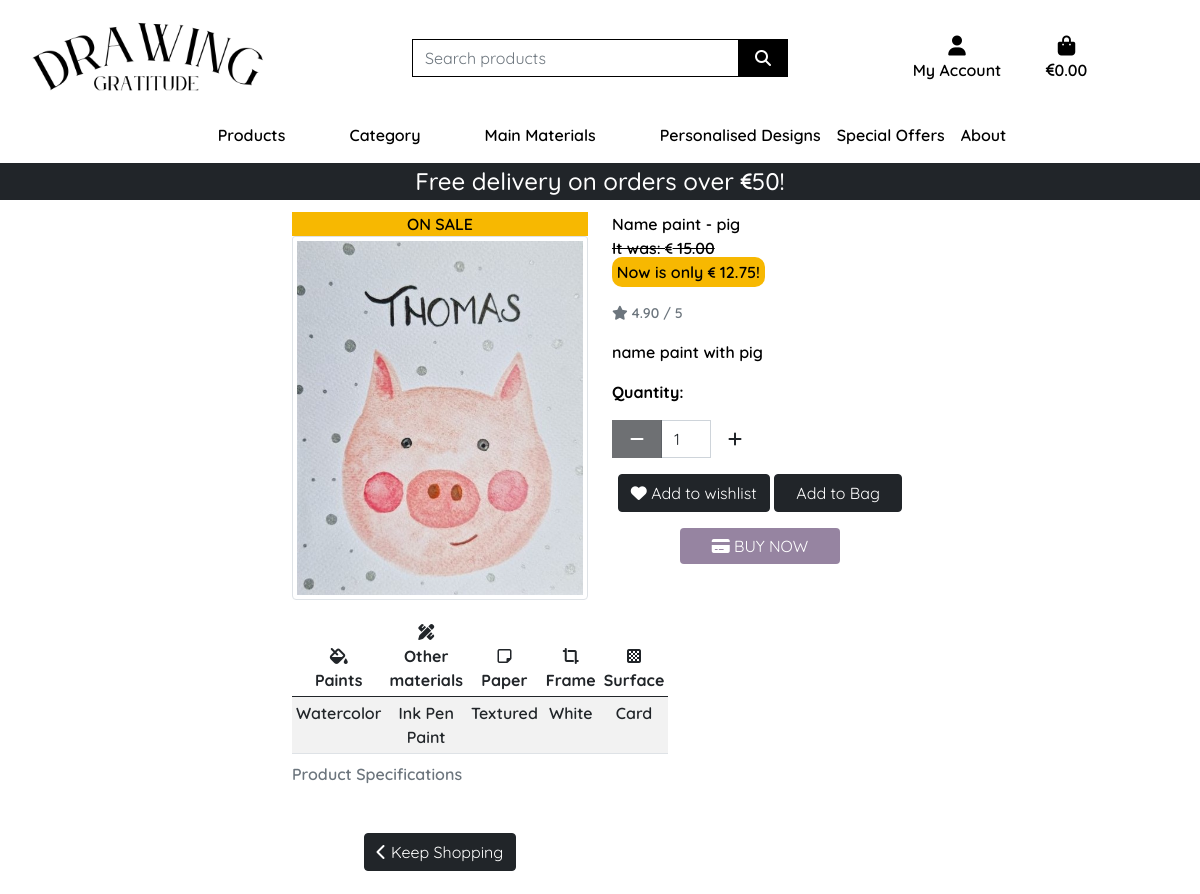
The app's page /products/19 with its own data.
### products/models.py (models this page shows, shortened)
class Product(models.Model):
    DIGITAL_CHOICES = [
        (True, '0'),
        (False, '1'),
    ]
    OFFERS_CHOICES = [
        (True, '0'),
        (False, '1'),
    ]
    category = models.ForeignKey('Category', null=True, blank=True, on_delete=models.SET_NULL)
    sku = models.CharField(max_length=254, null=True, blank=True)
    name = models.CharField(max_length=254)
    description = models.TextField()
    price = models.DecimalField(max_digits=6, decimal_places=2)
    rating = models.DecimalField(max_digits=6, decimal_places=2, null=True, blank=True)
    image_url = models.URLField(max_length=1024, null=True, blank=True)
    image = models.ImageField(null=True, blank=True)
    digital = models.BooleanField(default=False)
    offers =  models.BooleanField(default=False)

class Paint(models.Model):
    name = models.CharField(max_length=100)

class Material(models.Model):
    name = models.CharField(max_length=100)

class Paper(models.Model):
    name = models.CharField(max_length=100)

class Frame(models.Model):
    name = models.CharField(max_length=100)

class Surface(models.Model):
    name = models.CharField(max_length=100)

### products/views.py (the view)
# urls.py: path('<product_id>', views.product_detail, name='product_detail'),
def product_detail(request, product_id):
    product = get_object_or_404(Product, pk=product_id)
    context = {
        'product': product,
    }
    return render(request, 'products/product_detail.html', context)

### bag/contexts.py (called while the page is built, shortened)
def bag_contents(request):
    bag_items = []
    total = 0
    total_discounted_price = 0
    product_count = 0
    bag = request.session.get('bag', {})
    delivery = total * Decimal(settings.STANDARD_DELIVERY_PERCENTAGE / 100) if total < settings.FREE_DELIVERY_THRESHOLD else 0
    grand_total = total + delivery
    context = {
        'bag_items': bag_items,
        'total': total,
        'total_discounted_price': total_discounted_price,
        'product_count': product_count,
        'delivery': delivery,
        'free_delivery_delta': max(0, settings.FREE_DELIVERY_THRESHOLD - total),
        'free_delivery_threshold': settings.FREE_DELIVERY_THRESHOLD,
        'grand_total': grand_total,
    }
    return context

### bag/templatetags/bag_tools.py (called while the page is built)
@register.filter(name='discount')
def discount(price, percent):
    price = Decimal(str(price))  # Ensure correct precision for the price
    percent = Decimal(str(percent))  # Ensure correct precision for the percent
    discounted_price = price * (1 - percent / 100)
    return discounted_price.quantize(Decimal('0.00'), rounding=ROUND_HALF_UP)

### products/templates/products/product_detail.html (shortened to what this page needs)
{% extends "base.html" %}
{% load static %}
{% load bag_tools %}
{% block page_header %}
    <div class="container header-container">
    </div>
{% endblock %}
{% block content %}
    <div class="container">
        <div class="row">
            <div class="col-12 col-md-6 col-lg-4 offset-lg-2">
                <div class="image-container mt-5">
                    {% if product.offers %}
                        <p class="on-sale">on sale</p>
                    {% endif %}
                    {% if product.image %}
                        <a href="{{ product.image.url }}" target="_blank">
                            <img class="card-img-top img-fluid img-thumbnail" src="{{ product.image.url }}" alt="{{ product.name }}">
                        </a>
                    {% else %}
                        <a href="">
                            <img class="card-img-top img-fluid img-thumbnail" src="{{ MEDIA_URL }}noimage.png" alt="{{ product.name }}">
                        </a>
                    {% endif %}
                </div>
                {% if product.producttags %}
                        <p class="mt-3">
                            <table class="table table-sm text-center table-striped">
                                <caption>Product Specifications</caption>
                                <thead>
                                <tr>
                                    <th><i class="fa-solid fa-fill-drip"></i><br>Paints</th>
                                    <th><i class="fa-solid fa-pen-ruler"></i><br>Other materials</th>
                                    <th><i class="fa-regular fa-note-sticky"></i><br>Paper</th>
                                    <th><i class="fa-solid fa-crop-simple"></i><br>Frame</th>
                                    <th><i class="fa-solid fa-chess-board"></i><br>Surface</th>
                                </tr>
                                </thead>
                                <tbody>
                                    <tr>
                                        <td>
                                            {% for paint in product.producttags.paint.all %}
                                            <li>{{ paint.name }}</li>
                                            {% endfor %}
                                        </td>
                                        <td>
                                            {% for material in product.producttags.materials.all %}
                                            <li>{{ material.name }}</li>
                                            {% endfor %}
                                        </td>
                                        <td>
                                            {% for paper in product.producttags.paper.all %}
                                            <li>{{ paper.name }}</li>
                                            {% endfor %}
                                        </td>
                                        <td>
                                            {% for frame in product.producttags.frame.all %}
                                            <li>{{ frame.name }}</li>
                                            {% endfor %}
                                        </td>
                                        <td>
                                            {% for surface in product.producttags.surface.all %}
                                            <li>{{ surface.name }}</li>
                                            {% endfor %}
                                        </td>
                                    </tr>
                                </tbody>
                            </table>
                        {% else %}
                            <p class="text-uppercase"><i class="fa-solid fa-circle-exclamation fa-xl" style="color: #f7b801;"></i> digital art</p>
                            <p> You'll can buy this digital art and it will be printed on and will be printed on card paper,
                                A4 size, landscape or portrait (according to the orientation in the picture).</p>
                        {% endif %}
                <a href="{% url 'products' %}" class="btn d-none d-md-block d-lg-block d-xl-block d-xxl-block">
                    <span class="btn btn-dark btn-products"><i class="fas fa-chevron-left"></i> Keep Shopping</span>
                </a>
            </div>
            <div class="col-12 col-md-6 col-lg-4">
                <div class="product-details-container mb-5 mt-md-5">
                    <p class="mb-0">{{ product.name }}</p>
                    {% if product.offers %}
                        <p>
                            <span class="discount-price">It was: <i class="fas fa-euro-sign fa-xs"></i> {{ product.price }} <br></span>
                            <span class="new-price">Now is only <i class="fas fa-euro-sign fa-xs"></i> {{ product.price|discount:15 }}!</span>
                        </p>
                    {% else %}
                        <p class="lead mb-0 text-left font-weight-bold"><i class="fas fa-euro-sign fa-xs"></i> {{ product.price }}</p>
                    {% endif %}
                    {% if product.rating %}
                        <small class="text-muted"><i class="fas fa-star me-1"></i>{{ product.rating }} / 5</small>
                    {% else %}
                        <small class="text-muted">No rating yet</small>
                    {% endif %}
                    <p class="mt-3">{{ product.description }} </p>
                    <form class="form" action="{% url 'add_to_bag' product.id %}" method="POST">
                        <div class="form-row">
                            <div class="col-12">
                                <p class="mt-3"><strong>Quantity:</strong></p>
                                <div class="form-group w-50">
                                    <div class="input-group input-group-{{ product.id }}">
                                        <div class="input-group-prepend">
                                            <button class="decrement-qty btn btn-dark rounded-0 decrement-qty_{{ product.id }}"
                                                data-item_id="{{ product.id }}">
                                                <span class="icon">
                                                    <i class="fas fa-minus"></i>
                                                </span>
                                            </button>
                                        </div>
                                        <input class="form-control qty_input id_qty_{{ product.id }}" type="number"
                                            name="quantity" value="1" min="1" max="99"
                                            data-item_id="{{ product.id }}">
                                        <div class="input-group-append">
                                            <button class="increment-qty btn rounded-0 increment-qty_{{ product.id }}"
                                                data-item_id="{{ product.id }}">
                                                <span class="icon">
                                                    <i class="fas fa-plus"></i>
                                                </span>
                                            </button>
                                        </div>
                                    </div>
                                </div>
                            </div>
                        </div>
                        <div class="col{% if s %}-12 mt-2{% endif %} text-center">
                            <a href="" class="btn btn-dark btn-products">
                                <span><i class="fa fa-heart"></i> Add to wishlist</span>
                            </a>
                            <input type="submit" class="btn btn-dark btn-products" value="Add to Bag">
                        </div>
                    </form>
                    <div class="col text-center">
                        <button type="button" class="btn btn-dark btn-buynow"><i class="fa-solid fa-credit-card"></i> Buy now</button>
                    </div>
                </div>
            </div>
        </div>
    </div>
{% endblock %}

### static/css/base.css (style rules this page uses)
html { height: 100%; }
body { background-color: white; font-family: "Quicksand", sans-serif; font-optical-sizing: auto; font-weight: 600; color: black; }
.btn-products { margin: 1em 0em; min-width: 8em; }
.discount-price { text-decoration: line-through; }
.new-price { background-color: #F7B801; border-radius: 10px; padding: 0.3em; }
.on-sale { background-color: #F7B801; text-align: center; text-transform: uppercase; margin: 0px; }
.btn-buynow { background-color: #9684A1; text-transform: uppercase; border: none; min-width: 20em; }
.icon { align-items: center; display: inline-flex; justify-content: center; height: 1.5rem; width: 1.5rem; }
li { list-style: none; }
@media (min-width: 1200px) { .container { max-width: 80%; } }
@media (min-width: 1200px) { .btn-buynow { min-width: 10em; } }
@media (min-width: 992px) { .header-container { padding-top: 164px; } }
@media (min-width: 992px) { .btn-buynow { min-width: 10em; } }

### records on screen
Product: image (picture), name "Name paint - pig", price "15.00", price|discount "12.75", rating "4.90", description "name paint with pig"
Paint: name "Watercolor"
Material: name "Ink Pen"
Material: name "Paint"
Paper: name "Textured"
Frame: name "White"
Surface: name "Card"

### other values on screen
{{ free_delivery_threshold }} "50"
